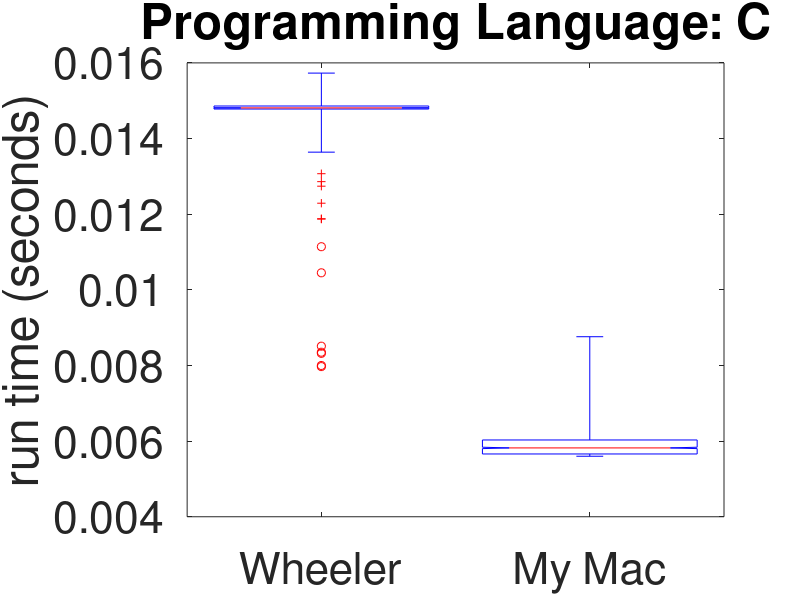
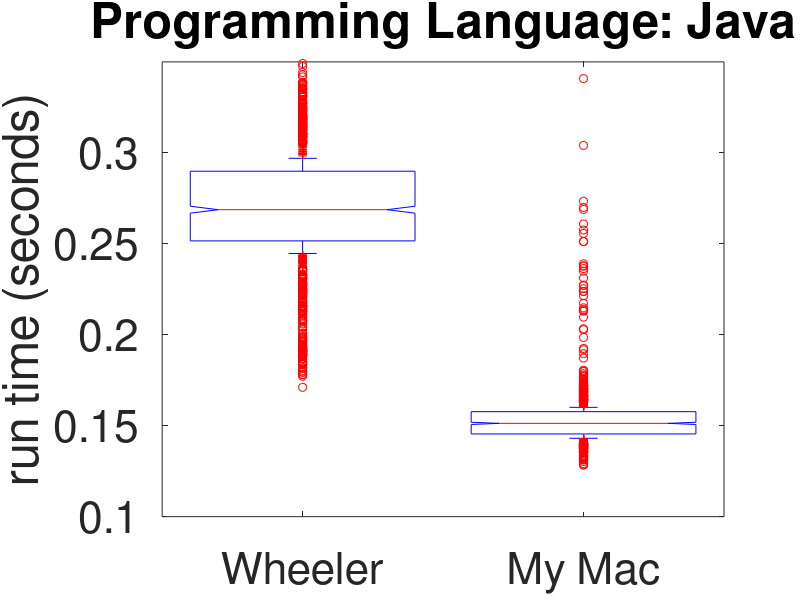

Source code (MATLAB) for these figures, in order:
clear;

x1 = load('wheeler/results_c.csv');
x2 = load('mac/results_c.csv');
x3 = load('wheeler/results_java.csv');
x4 = load('mac/results_java.csv');

boxplot([x1, x2], 'Notch', 'on', 'Labels', ...
    {'Wheeler','My Mac'}, 'Whisker', 20);

ylim([0.004 0.016]);

ylabel('run time (seconds)', 'FontSize', 28);
title('Programming Language: C', 'FontSize', 34);
set(gca, 'FontSize', 32);

figure;

boxplot([x3, x4], 'Notch', 'on', 'Labels', ...
    {'Wheeler','My Mac'}, 'Whisker', 0.2);

ylim([0.1 0.35]);

ylabel('run time (seconds)', 'FontSize', 28);
title('Programming Language: Java', 'FontSize', 34);
set(gca, 'FontSize', 32);
